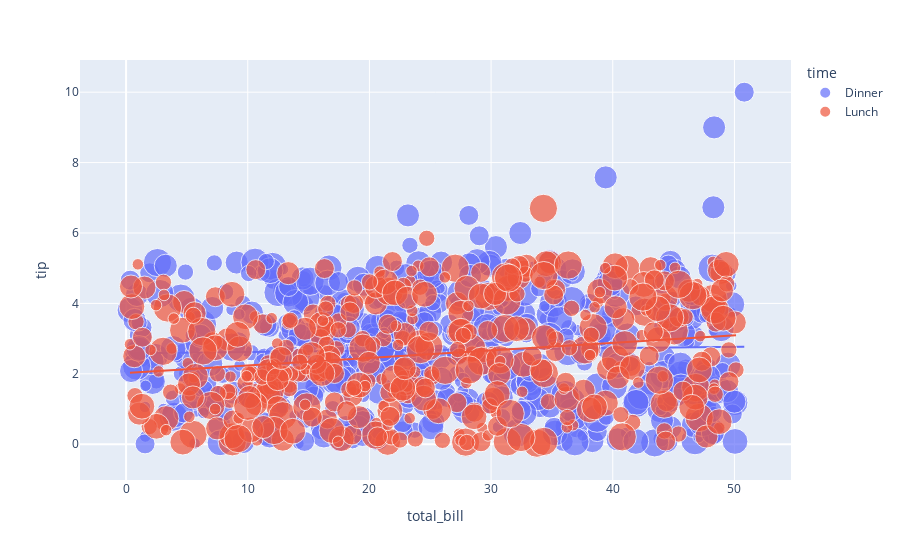
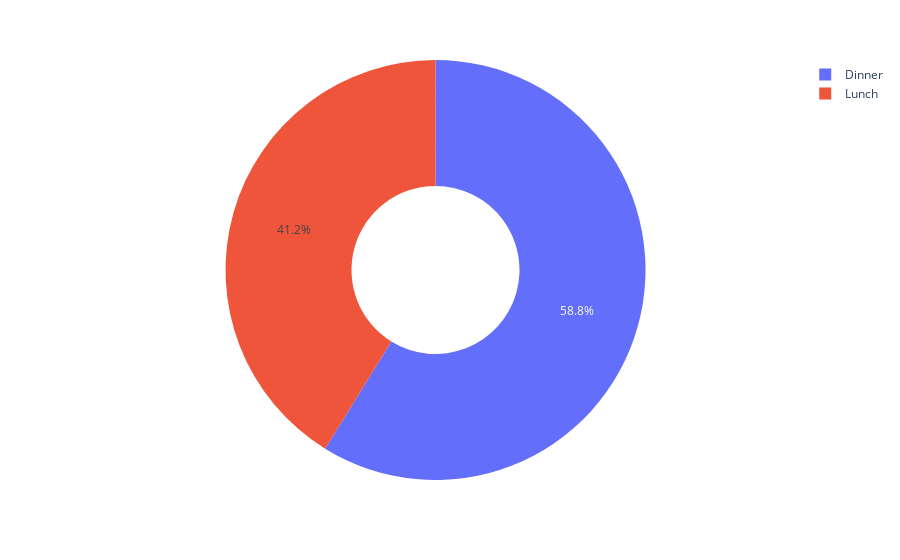

Write notebook code for charts like these, in order.
### Markdown cell above
### Menampilkan data pelanggan berdasarkan `waktu kedatangan nya`

### Code cell
figure_sc = px.scatter(data_frame=dataset, x='total_bill', y='tip',
                    size='size', color='time', trendline='ols')

figure_pie = px.pie(dataset, values='tip', names='time', hole=0.4)

figure_sc.show()
figure_pie.show()

### Figure 1 — Plotly figure (JSON) as saved in the notebook; plotly's stock layout.template omitted (floating-point values rounded to 4 significant figures; data arrays with more than 128 entries replaced by an {"elided": "..."} marker saying what was removed)
{"data": [{"hovertemplate": "time=Dinner<br>total_bill=%{x}<br>tip=%{y}<br>size=%{marker.size}<extra></extra>", "legendgroup": "Dinner", "marker": {"color": "#636efa", "size": {"elided": "576 int values"}, "sizemode": "area", "sizeref": 0.015, "symbol": "circle"}, "mode": "markers", "name": "Dinner", "orientation": "v", "showlegend": true, "type": "scatter", "x": {"elided": "576 float values"}, "xaxis": "x", "y": {"elided": "576 float values"}, "yaxis": "y"}, {"hovertemplate": "<b>OLS trendline</b><br>tip = 0.00365197 * total_bill + 2.58568<br>R<sup>2</sup>=0.001069<br><br>time=Dinner<br>total_bill=%{x}<br>tip=%{y} <b>(trend)</b><extra></extra>", "legendgroup": "Dinner", "marker": {"color": "#636efa", "symbol": "circle"}, "mode": "lines", "name": "Dinner", "showlegend": false, "type": "scatter", "x": {"elided": "576 float values"}, "xaxis": "x", "y": {"elided": "576 float values"}, "yaxis": "y"}, {"hovertemplate": "time=Lunch<br>total_bill=%{x}<br>tip=%{y}<br>size=%{marker.size}<extra></extra>", "legendgroup": "Lunch", "marker": {"color": "#EF553B", "size": {"elided": "423 int values"}, "sizemode": "area", "sizeref": 0.015, "symbol": "circle"}, "mode": "markers", "name": "Lunch", "orientation": "v", "showlegend": true, "type": "scatter", "x": {"elided": "423 float values"}, "xaxis": "x", "y": {"elided": "423 float values"}, "yaxis": "y"}, {"hovertemplate": "<b>OLS trendline</b><br>tip = 0.0214069 * total_bill + 2.02383<br>R<sup>2</sup>=0.039124<br><br>time=Lunch<br>total_bill=%{x}<br>tip=%{y} <b>(trend)</b><extra></extra>", "legendgroup": "Lunch", "marker": {"color": "#EF553B", "symbol": "circle"}, "mode": "lines", "name": "Lunch", "showlegend": false, "type": "scatter", "x": {"elided": "423 float values"}, "xaxis": "x", "y": {"elided": "423 float values"}, "yaxis": "y"}], "layout": {"legend": {"itemsizing": "constant", "title": {"text": "time"}, "tracegroupgap": 0}, "margin": {"t": 60}, "xaxis": {"anchor": "y", "domain": [0, 1], "title": {"text": "total_bill"}}, "yaxis": {"anchor": "x", "domain": [0, 1], "title": {"text": "tip"}}}}

### Figure 2 — Plotly figure (JSON) as saved in the notebook; plotly's stock layout.template omitted (floating-point values rounded to 4 significant figures; data arrays with more than 128 entries replaced by an {"elided": "..."} marker saying what was removed)
{"data": [{"domain": {"x": [0, 1], "y": [0, 1]}, "hole": 0.4, "hovertemplate": "time=%{label}<br>tip=%{value}<extra></extra>", "labels": {"elided": "999 str values"}, "legendgroup": "", "name": "", "showlegend": true, "type": "pie", "values": {"elided": "999 float values"}}], "layout": {"legend": {"tracegroupgap": 0}, "margin": {"t": 60}}}
